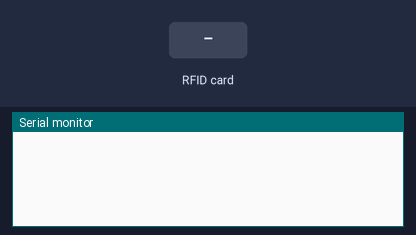
A sketch run on a simulated ESP8266 (NodeMCU). Shown: the last lines printed to the serial monitor. The inputs (shaded band) are chosen by the test bench.

Above: at 1.2 s.
1.3 s: RFID card 57 16 00 33 held to the reader
At 2.5 s:
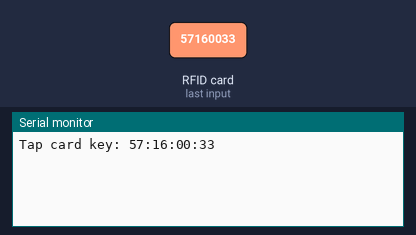
2.8 s: RFID card 5E 7A 19 C4 held to the reader
At 4.0 s:
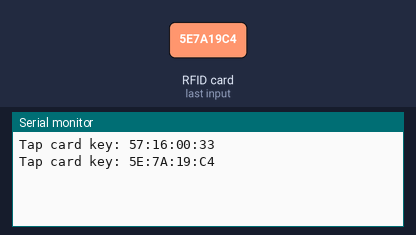

The sketch:

Project-RFID-2.ino
```cpp
#include <ESP8266WiFi.h>
#include <TridentTD_LineNotify.h>

// Map NodeMCU GPIO
static const uint8_t D0 = 16;
static const uint8_t D1 = 5;
static const uint8_t D2 = 4;
static const uint8_t D3 = 0;
static const uint8_t D4 = 2;
static const uint8_t D5 = 14;
static const uint8_t D6 = 12;
static const uint8_t D7 = 13;
static const uint8_t D8 = 15;
static const uint8_t D9 = 3;
static const uint8_t D10 = 1;

#define WIFI_SSID "JAFOM-WIFI"
#define WIFI_PASSWORD "57160033"

// Blynk config
#define BLYNK_TOKEN "nhI9acucFYFwYs85zVqK3L6Vf_xSjMuQ"

// Line config
#define LINE_TOKEN_NO_1 "dvYaCu39rIH9FKcbSgbaIjrkysJAn9klptiynq2sCbI"

#include "SPI.h"
#include "MFRC522.h"


//#define SS_PIN 10
//#define RST_PIN 9
//#define SP_PIN 8

#define SS_PIN D2
#define RST_PIN D1
#define SP_PIN 8

MFRC522 rfid(SS_PIN, RST_PIN);

MFRC522::MIFARE_Key key;

void setup() {
  Serial.begin(9600);
  SPI.begin();
  rfid.PCD_Init();
}

void loop() {
  if (!rfid.PICC_IsNewCardPresent() || !rfid.PICC_ReadCardSerial())
    return;

  // Serial.print(F("PICC type: "));
  MFRC522::PICC_Type piccType = rfid.PICC_GetType(rfid.uid.sak);
  // Serial.println(rfid.PICC_GetTypeName(piccType));

  // Check is the PICC of Classic MIFARE type
  if (piccType != MFRC522::PICC_TYPE_MIFARE_MINI &&
    piccType != MFRC522::PICC_TYPE_MIFARE_1K &&
    piccType != MFRC522::PICC_TYPE_MIFARE_4K) {
    Serial.println(F("Your tag is not of type MIFARE Classic."));
    return;
  }

  String strID = "";
  for (byte i = 0; i < 4; i++) {
    strID +=
    (rfid.uid.uidByte[i] < 0x10 ? "0" : "") +
    String(rfid.uid.uidByte[i], HEX) +
    (i!=3 ? ":" : "");
  }
  strID.toUpperCase();

  // เมื่อถึงส่วนนี้ ตัวแปร strID จะเก็บค่า UID ของแท็กไว้แล้ว
  // สามารถนำไปใช้งานได้เลย เช่น นำไปเข้า IF เพื่อให้หลอด
  // LED ติดสว่าง หรือดับได้
  Serial.print("Tap card key: ");
  Serial.println(strID);

  rfid.PICC_HaltA();
  rfid.PCD_StopCrypto1();
}
```

Measured:
- after the input at 1.3 s, the serial monitor: prints a new line at once (image 1)
- after the input at 2.8 s, the serial monitor: prints a new line at once (image 2)
